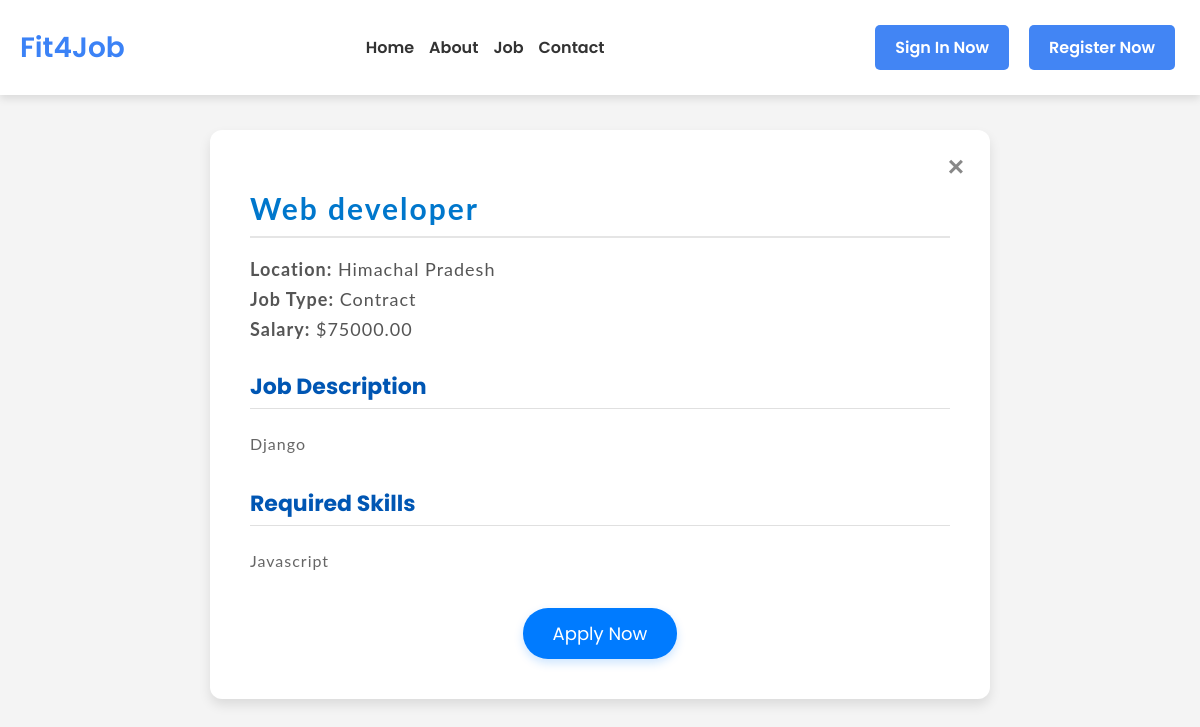
The app's page /job/3/ with its own data.
### ats_app/models.py (models this page shows, shortened)
class Job(models.Model):
    title = models.CharField(max_length=100)
    description = models.TextField()
    job_type = models.CharField(max_length=50)
    location = models.CharField(max_length=100)
    skills = models.CharField(max_length=200)
    salary = models.DecimalField(max_digits=10, decimal_places=2)
    created_at = models.DateTimeField(default=timezone.now)
    updated_at = models.DateTimeField(auto_now=True)
    user = models.ForeignKey(User, on_delete=models.CASCADE)

### ats_app/views.py (the view)
# urls.py: path('job/<int:job_id>/', job_detail, name='job_detail'),
def job_detail(request, job_id):
    job = get_object_or_404(Job, id=job_id)
    return render(request, 'main/job_detail.html', {'job': job})

### templates/main/job_detail.html (shortened to what this page needs)
{% extends 'base.html' %}
{% block content %}
<div class="job-detail-container">
    <button class="close-btn" onclick="window.history.back();">&times;</button>
    <h1 class="job-detail-title">{{ job.title }}</h1>
    <p class="job-detail-location"><strong>Location:</strong> {{ job.location }}</p>
    <p class="job-detail-type"><strong>Job Type:</strong> {{ job.job_type }}</p>
    <p class="job-detail-salary"><strong>Salary:</strong> ${{ job.salary }}</p>
    <h3 class="job-detail-heading">Job Description</h3>
    <p class="job-detail-description">{{ job.description }}</p>
    <h3 class="job-detail-heading">Required Skills</h3>
    <p class="job-detail-skills">{{ job.skills }}</p>
    {% if request.session.role != 'recruiter' %}
    <a href="{% url 'apply_for_job' job.id %}" class="btn-apply">Apply Now</a>
    {% endif %}
</div>
{% endblock %}

### static/css/style copy.css (style rules this page uses)
body { font-family: 'Poppins', sans-serif; margin: 0; padding: 0; background-color: #f4f4f4; color: #333; margin-top: 80px; }
body { margin: 0; }
h1 { font-family: 'Lato', sans-serif; font-weight: 200; letter-spacing: 2px; font-size: 35px; }
p { font-family: 'Lato', sans-serif; letter-spacing: 1px; font-size: 14px; color: #333333; }

### static/css/job_category.css (style rules this page uses)
html, body { overflow-x: hidden; }

### static/css/about.css (style rules this page uses)
html, body { height: 100%; margin: 0; }

### templates/main/job_detail.html (style rules this page uses)
body { padding-top: 80px; }
.job-detail-container { background-color: #ffffff; padding: 40px; border-radius: 12px; box-shadow: 0 6px 12px rgba(0, 0, 0, 0.1); margin: 50px auto; max-width: 700px; position: relative; }
.job-detail-title { font-size: 30px; color: #0077cc; font-weight: 700; margin-bottom: 20px; border-bottom: 2px solid #e5e5e5; padding-bottom: 10px; }
.job-detail-location, .job-detail-type, .job-detail-salary { font-size: 18px; color: #555; margin: 8px 0; }
.job-detail-heading { font-size: 22px; color: #0056b3; margin-top: 30px; border-bottom: 1px solid #e0e0e0; padding-bottom: 5px; }
.job-detail-description, .job-detail-skills { font-size: 16px; color: #666; line-height: 1.6; margin-top: 10px; }
.btn-apply { display: block; text-align: center; background-color: #007bff; color: #ffffff; padding: 12px 30px; font-size: 18px; border-radius: 25px; text-decoration: none; margin: 35px auto 0; transition: all 0.3s ease; width: fit-content; box-shadow: 0 4px 10px rgba(0, 123, 255, 0.2); }
.close-btn { position: absolute; top: 20px; right: 20px; background: none; border: none; font-size: 28px; font-weight: bold; color: #888; cursor: pointer; }

### records on screen
Job: title "Web developer", location "Himachal Pradesh", job_type "Contract", salary "75000.00", description "Django", skills "Javascript"
